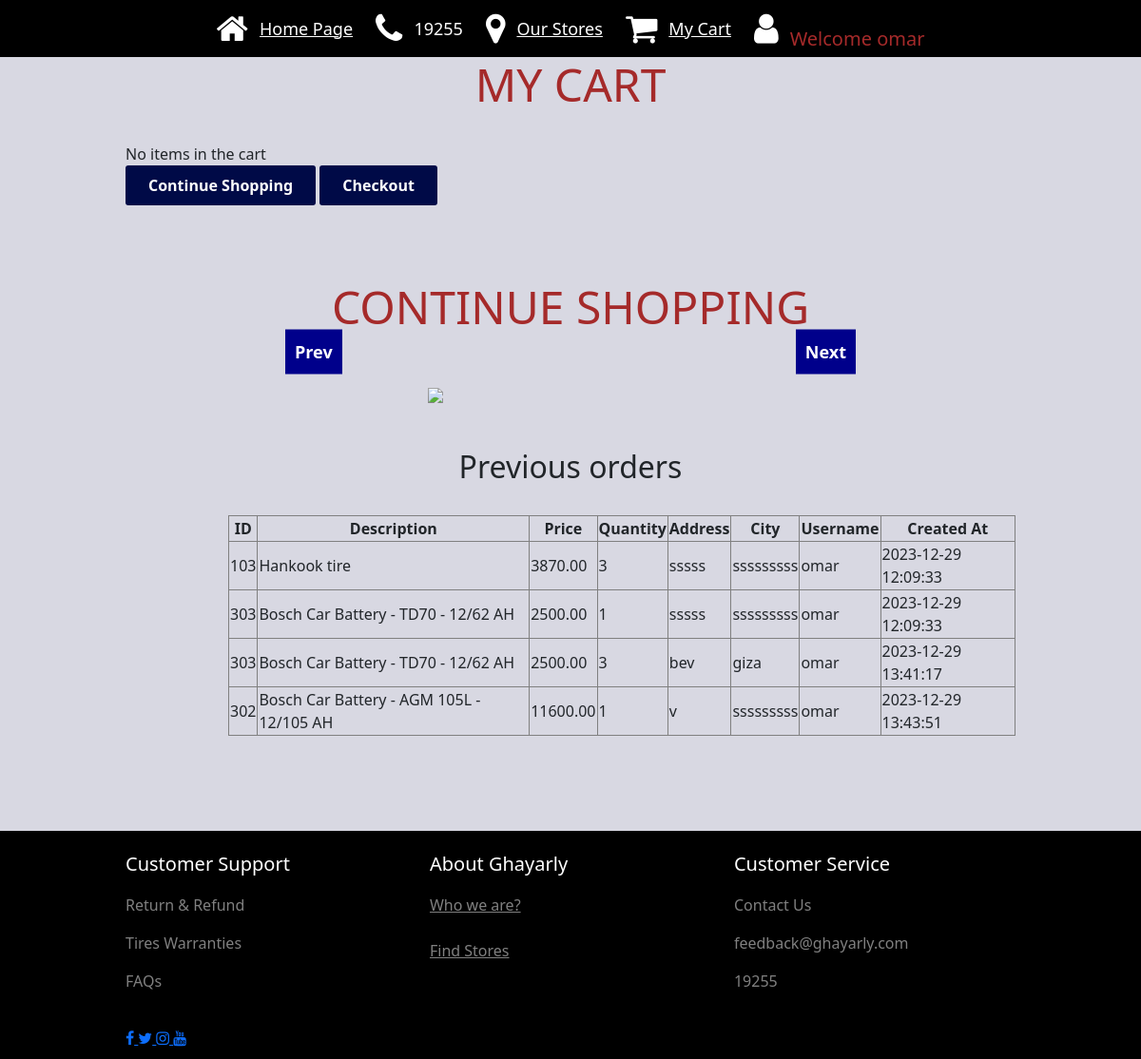
Screenshot of /cart.php (signed in) with the database file from the repository.
### tables this page shows
CREATE TABLE `delivery_items` (
  `id` int(11) NOT NULL,
  `product_id` int(11) NOT NULL,
  `description` varchar(255) NOT NULL,
  `price` decimal(10,2) NOT NULL,
  `quantity` int(11) NOT NULL,
  `address` varchar(255) NOT NULL,
  `city` varchar(100) NOT NULL,
  `zip` varchar(20) NOT NULL,
  `created_at` timestamp NOT NULL DEFAULT current_timestamp(),
  `username` varchar(50) DEFAULT NULL
);

### cart.php (the view, shortened to what this page needs)
<?php
if(isset($_SESSION['username'])) {
    $username = $_SESSION['username'];
}
?>
<!DOCTYPE html>
<html>
<head>
    <link rel="stylesheet" href="Test.css">
    <link href="https://cdn.jsdelivr.net/npm/bootstrap@5.3.2/dist/css/bootstrap.min.css" rel="stylesheet">
        <link rel="stylesheet" href="https://cdnjs.cloudflare.com/ajax/libs/font-awesome/4.7.0/css/font-awesome.css" />
    </head>
<body>
<div class="info">
            <div class="blackRectangle">
            <span class="icon"><i class="fa fa-home" aria-hidden="true"></i></span>
    <a href="index.php" class="text">Home Page </a>
                <span class="icon"><i class="fa fa-phone" aria-hidden="true"></i></span>
                <span class="text">19255</span>
                <span class="icon"><i class="fa fa-map-marker" aria-hidden="true"></i></span>
                    <a href="https://pan-marine.net/images/2020/06/18/pm-map.jpg" class="text">Our Stores </a>
                 <span class="icon"><i class="fa fa-shopping-cart" aria-hidden="true"></i></span>
               <a href="cart.php" class="text">My Cart</a>
                <a href="log-in.php">
                 <span class="icon"><i class="fa fa-user" aria-hidden="true"></i></span>
                </a>
                <div class="name">
    <?php
    if(isset($_SESSION['username']) && !empty($_SESSION['username'])) {
        echo '<span style="font-size: 20px; margin-top:-10px;">Welcome ' . $_SESSION['username'] . '</span>';
    } else {
        echo '<h2 style="font-size: 18px;">Welcome Guest</h2>';
    }
    ?>
</div>
            </div>
        </div>
        <div class="container">
        <h1 class="name">MY CART</h1><br>
        <?php
include_once('connection.php');
$sqlCart = "SELECT * FROM cart";
$resultCart = mysqli_query($conn, $sqlCart);
echo '<div id="cartInfo">';
$totalPrice = 0;
if ($resultCart) {
    if (mysqli_num_rows($resultCart) > 0) {
        echo '<class="row">';
        echo '<table class="table-md table-bordered " >';
        echo '<thead style="text-align:center;">';
        echo '<tr>';
        echo '<th>ID</th>';
        echo '<th>Description</th>';
        echo '<th>Price</th>';
        echo '<th>Quantity</th>';
        echo '</tr>';
        while ($row = mysqli_fetch_assoc($resultCart)) {
            echo '<tr >';
            echo '<th >' . $row['id'] . '</th>';
            echo '<th >' . $row['description'] . '</th>';
            echo '<th >' . $row['price'] . '</th>';
            echo '<th >';
            echo '<form method="post">';
            echo '<input  type="hidden" name="delete_id" value="' . $row['id'] . '">';
            echo '<button type="button" class="quantity-button" data-type="minus">-</button>';
            echo '<input  type="text" style="width:80px; height:35px; text-align:center; " name="quantity" value="' . $row['quantity'] . '">';
            echo '<button  type="button" class="quantity-button" data-type="plus">+</button>';
            echo '<button  type="submit" class="upd-button" name="update_id" value="' . $row['id'] . '">Update</button>';
            echo '<button   class="delete-button" data-id="' . $row['id'] . '"><i class="fa fa-trash" aria-hidden="true"></i></button>';
            echo '</form>';
            echo '</th>';
            echo '</tr>';
            $totalPrice += $row['price'] * $row['quantity'];
        }
        echo '<tr><th><strong>Total:</strong></th><th colspan="2" style="font-size:20px; text-align:center; " >' . $totalPrice . '</th><th></th></tr>';
        echo '</table>';
    } else {
        echo "No items in the cart";
    }
} else {
    echo "Query execution failed for the cart";
}
echo '</div>';
?>
</div>
<div class="container">
<button class="cart_btn" onclick="goToIndex()">Continue Shopping </button>
<button class="cart_btn" onclick="showDeliveryForm()">Checkout</button>
</div>
 <div class="row">
</div>
<div class="slideshow-container">
<h2 class="name">CONTINUE SHOPPING</h2><br>
<button class="prev" onclick="plusSlides(-1)"> Prev</button>
    <a href="tires.php">
    <img class="mySlides" src="https://images.all-free-download.com/images/graphiclarge/tires_stacked_312349.jpg">
    </a>
    <button class="next" onclick="plusSlides(1)">Next </button>
</div>
<?php
    include_once('connection.php');
    if(isset($username)) {
        $sql = "SELECT * FROM delivery_items WHERE username = ?";
        $stmt = $conn->prepare($sql);
        $stmt->bind_param("s", $username);
        $stmt->execute();
        $result = $stmt->get_result();
        if ($result->num_rows > 0) {
            echo "<h2>Previous orders</h2>";
            echo "<div class='container' style='padding-left:120px;'>";
            echo '<class="row">';
            echo '<table class="table-md table-bordered ">';
            echo '<thead style="text-align:center;">';
        echo '<tr>';
        echo '<th>ID</th>';
        echo '<th>Description</th>';
        echo '<th>Price</th>';
        echo '<th>Quantity</th>';
        echo '<th>Address</th>';
        echo '<th>City</th>';
        echo '<th>Username</th>';
        echo '<th>Created At</th>';
        echo '</tr>';
        echo '</thead>';
            while ($row = $result->fetch_assoc()) {
                echo "<tr>";
                echo "<td>" . $row["product_id"] . "</td>";
                echo "<td>" . $row["description"] . "</td>";
                echo "<td>" . $row["price"] . "</td>";
                echo "<td>" . $row["quantity"] . "</td>";
                echo "<td>" . $row["address"] . "</td>";
                echo "<td>" . $row["city"] . "</td>";
                echo "<td>" . $row["username"] . "</td>";
                echo "<td>" . $row["created_at"] . "</td>";
                echo "</tr>";
            }
            echo "</table>";
        } else {
            echo "No delivery items found for this username";
        }
        echo "</div>";
    }
?>
<div class="lowerpRectangle">
        <div class="container">
            <div class="row">
                <div class="col-md-4">
                    <p class="whiteText">Customer Support</p>
                    <p class="greyText">Return & Refund</p>
                    <p class="greyText">Tires Warranties</p>
                    <p class="greyText">FAQs</p>
                </div>
                <div class="col-md-4">
                    <p class="whiteText">About Ghayarly</p>
                    <a href="about-us.php" class="greyText">Who we are?</a><br>
                    <br>
                    <a href="https://pan-marine.net/images/2020/06/18/pm-map.jpg" class="greyText">Find Stores</a>
                </div>
                <div class="col-md-4">
                    <p class="whiteText">Customer Service</p>
                    <p class="greyText">Contact Us</p>
                    <p class="greyText">feedback@ghayarly.com</p>
                    <p class="greyText">19255</p>
                </div>
            </div>
            <div class="social_box">
                <a href="">
                  <i class="fa fa-facebook" aria-hidden="true"></i>
                </a>
                <a href="">
                  <i class="fa fa-twitter" aria-hidden="true"></i>
                </a>
                <a href="">
                  <i class="fa fa-instagram" aria-hidden="true"></i>
                </a>
                <a href="">
                  <i class="fa fa-youtube" aria-hidden="true"></i>
                </a>
              </div>
        </div>
    </div>
</body>
</html>

### Test.css (style rules this page uses)
.info { position: relative; }
.blackRectangle { background-color: black; width: 100%; height: 5vw; display: flex; align-items: center; justify-content: center; color: #f0f4f5; position: relative; }
.icon { color: white; font-size: 3vw; margin-right: 1vw; }
.text { font-size: 1.5vw; margin-right: 2vw; color: white; }
.name { color: brown; text-align: center; font-size: 4vw; }
h2 { padding-top: 4vw; text-align: center; padding-bottom:2vw ; }
.whiteText { color: white; font-size: 20px; }
.greyText { color: grey; }
.lowerpRectangle { background-color: black; width: 100%; height: 20vw; display: flex; align-items: center; justify-content: center; position: relative; margin-top: 100px; }
.row { padding-bottom: 10px; margin-bottom: 10px; padding-top: 10px; margin-top: 10px; }
.cart_btn { display: inline-block; outline: none; cursor: pointer; font-weight: 600; border-radius: 3px; padding: 12px 24px; border: 0; color: #fff; background: #000a47; line-height: 1.15; font-size: 16px; }
button { display: inline-block; outline: none; cursor: pointer; font-weight: 600; border-radius: 3px; padding: 12px 24px; border: 0; color: #fff; background: #1c2fa9; line-height: 1.15; font-size: 16px; }

### cart.php (style rules this page uses)
.slideshow-container { max-width: 50%; position: relative; margin: auto; text-align: center; }
.mySlides { display: block; max-width: 50%; height: auto; margin: auto; }
.prev, .next { position: absolute; top: 70%; transform: translateY(-50%); background-color: darkblue; color: white; font-size: 18px; padding: 10px; border: none; cursor: pointer; }
.prev { left: 0; }
.next { right: 0; }
.container { width: 80%; margin: 0 auto; }
body { background-color: #7f819f4d ; }

### rows the page displays
delivery_items: product "103", description "Hankook tire", price "3870.00", quantity "3", address "sssss", city "sssssssss", username "omar", created_at "2023-12-29 12:09:33"
delivery_items: product "303", description "Bosch Car Battery - TD70 - 12/62 AH", price "2500.00", quantity "1", address "sssss", city "sssssssss", username "omar", created_at "2023-12-29 12:09:33"
delivery_items: product "303", description "Bosch Car Battery - TD70 - 12/62 AH", price "2500.00", quantity "3", address "bev", city "giza", username "omar", created_at "2023-12-29 13:41:17"
delivery_items: product "302", description "Bosch Car Battery - AGM 105L - 12/105 AH", price "11600.00", quantity "1", address "v", city "sssssssss", username "omar", created_at "2023-12-29 13:43:51"

### other values shown
$_SESSION['username'] "omar"
